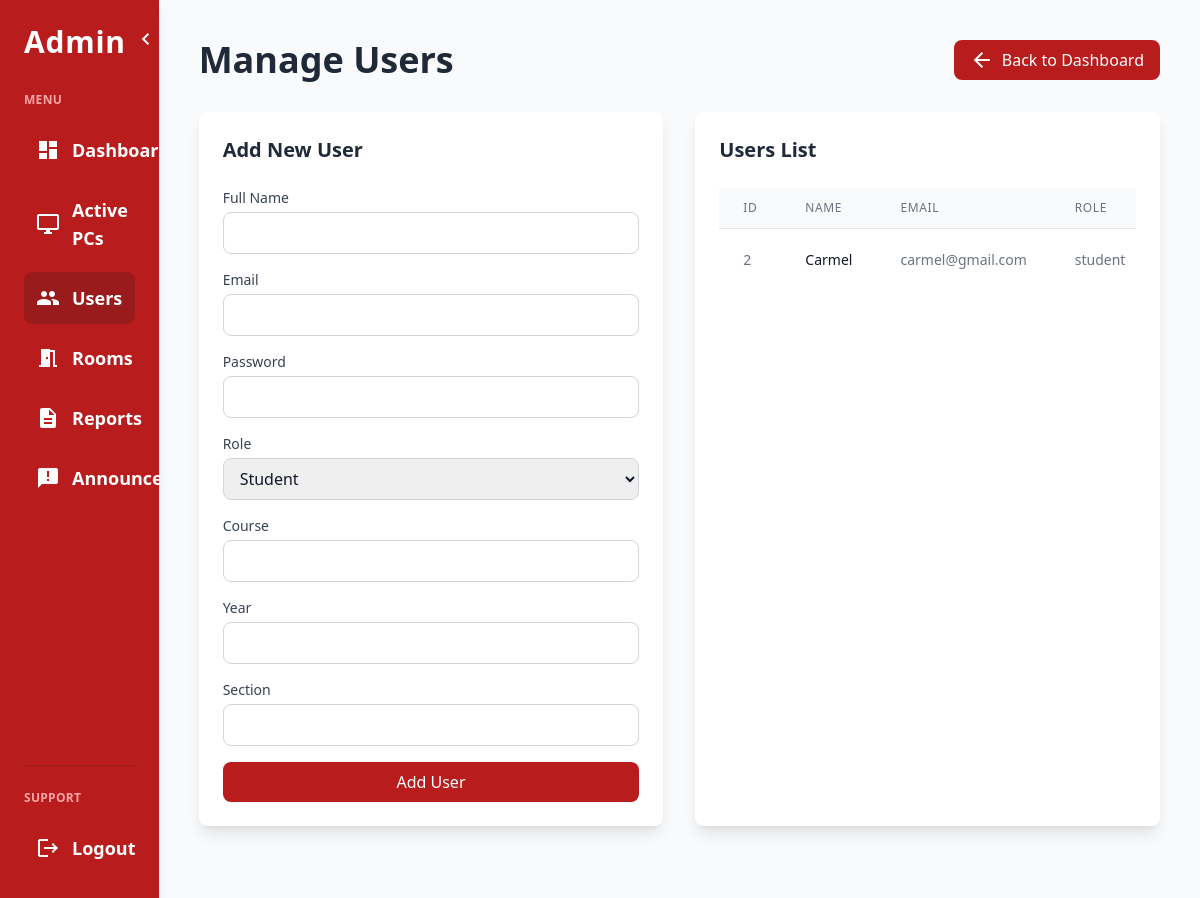
/admin/manage_users.php (signed in), run on the app's committed database.
### tables this page shows
CREATE TABLE `users` (
  `user_id` int(11) NOT NULL,
  `full_name` varchar(100) DEFAULT NULL,
  `email` varchar(100) DEFAULT NULL,
  `password` varchar(255) DEFAULT NULL,
  `role` enum('admin','student') DEFAULT 'student',
  `course` varchar(50) DEFAULT NULL,
  `year` varchar(50) DEFAULT NULL,
  `section` varchar(5) DEFAULT NULL
);

### admin/manage_users.php (the view, shortened to what this page needs)
<?php
require '../db/db.php';
$edit_user = null;
$result = $conn->query("SELECT * FROM users WHERE role != 'admin' ORDER BY user_id DESC");
?>
<!DOCTYPE html>
<html lang="en">
<head>
    <link href="https://cdn.jsdelivr.net/npm/tailwindcss@2.2.19/dist/tailwind.min.css" rel="stylesheet">
</head>
<body class="bg-gray-50 text-gray-900">
    <div class="flex h-screen overflow-hidden">
        <nav id="sidebar" class="sidebar w-64 bg-red-700 text-white p-6 flex flex-col overflow-y-auto shadow-lg">
            <div class="flex items-center mb-8">
                <h1 class="text-3xl font-extrabold tracking-wide">Admin</h1>
                <button id="toggleSidebar" class="ml-2 text-white focus:outline-none">
                    <span class="material-icons">chevron_left</span>
                </button>
            </div>
            <p class="text-xs font-semibold uppercase mb-4 tracking-wide text-red-300">Menu</p>
            <ul class="flex-grow space-y-2">
                <li>
                    <a href="dashboard.php" class="flex items-center p-3 rounded-lg hover:bg-red-600 transition-colors duration-200">
                        <span class="material-icons">dashboard</span>
                        <span class="font-semibold text-lg">Dashboard</span>
                    </a>
                </li>
                <li>
                    <a href="active_pcs.php" class="flex items-center p-3 rounded-lg hover:bg-red-600 transition-colors duration-200">
                        <span class="material-icons">desktop_windows</span>
                        <span class="font-semibold text-lg">Active PCs</span>
                    </a>
                </li>
                <li>
                    <a href="manage_users.php" class="flex items-center p-3 rounded-lg bg-red-800 hover:bg-red-600 transition-colors duration-200">
                        <span class="material-icons">people</span>
                        <span class="font-semibold text-lg">Users</span>
                    </a>
                </li>
                <li>
                    <a href="manage_rooms.php" class="flex items-center p-3 rounded-lg hover:bg-red-600 transition-colors duration-200">
                        <span class="material-icons">meeting_room</span>
                        <span class="font-semibold text-lg">Rooms</span>
                    </a>
                </li>
                <li>
                    <a href="maintenance_reports.php" class="flex items-center p-3 rounded-lg hover:bg-red-600 transition-colors duration-200">
                        <span class="material-icons">description</span>
                        <span class="font-semibold text-lg">Reports</span>
                    </a>
                </li>
                <li>
                    <a href="announcements.php" class="flex items-center p-3 rounded-lg hover:bg-red-600 transition-colors duration-200">
                        <span class="material-icons">announcement</span>
                        <span class="font-semibold text-lg">Announcements</span>
                    </a>
                </li>
            </ul>
            <div class="mt-auto pt-6 border-t border-red-800">
                <p class="text-xs font-semibold uppercase mb-4 tracking-wide text-red-300">Support</p>
                <ul>
                    <li>
                        <a href="../logout.php" class="flex items-center p-3 rounded-lg hover:bg-red-600 transition-colors duration-200">
                            <span class="material-icons">logout</span>
                            <span class="font-semibold text-lg">Logout</span>
                        </a>
                    </li>
                </ul>
            </div>
        </nav>
        <main class="flex-grow p-6 md:p-10 overflow-y-auto">
            <div class="flex justify-between items-center mb-8">
                <h2 class="text-4xl font-extrabold text-gray-800">Manage Users</h2>
                <a href="dashboard.php" class="inline-flex items-center px-4 py-2 bg-red-700 text-white rounded-lg hover:bg-red-800 transition-colors duration-200">
                    <span class="material-icons mr-2">arrow_back</span>
                    Back to Dashboard
                </a>
            </div>
            <div class="grid grid-cols-1 lg:grid-cols-2 gap-8 mb-8">
                <div class="bg-white rounded-lg shadow-lg p-6">
                    <h3 class="text-xl font-semibold text-gray-800 mb-6">
                        <?= $edit_user ? 'Edit User' : 'Add New User' ?>
                    </h3>
                    <form method="post" class="space-y-4">
                        <div>
                            <label class="block text-sm font-medium text-gray-700 mb-1">Full Name</label>
                            <input type="text" name="full_name" value="<?= $edit_user ? htmlspecialchars($edit_user['full_name']) : '' ?>" required
                                class="w-full px-3 py-2 border border-gray-300 rounded-lg focus:outline-none focus:ring-2 focus:ring-red-500 focus:border-transparent">
                        </div>
                        <div>
                            <label class="block text-sm font-medium text-gray-700 mb-1">Email</label>
                            <input type="email" name="email" value="<?= $edit_user ? htmlspecialchars($edit_user['email']) : '' ?>" required
                                class="w-full px-3 py-2 border border-gray-300 rounded-lg focus:outline-none focus:ring-2 focus:ring-red-500 focus:border-transparent">
                        </div>
                        <div>
                            <label class="block text-sm font-medium text-gray-700 mb-1">Password <?= $edit_user ? '(leave blank to keep current)' : '' ?></label>
                            <input type="password" name="password" <?= $edit_user ? '' : 'required' ?>
                                class="w-full px-3 py-2 border border-gray-300 rounded-lg focus:outline-none focus:ring-2 focus:ring-red-500 focus:border-transparent">
                        </div>
                        <div>
                            <label class="block text-sm font-medium text-gray-700 mb-1">Role</label>
                            <select name="role" required
                                class="w-full px-3 py-2 border border-gray-300 rounded-lg focus:outline-none focus:ring-2 focus:ring-red-500 focus:border-transparent">
                                <option value="student" <?= $edit_user && $edit_user['role'] === 'student' ? 'selected' : '' ?>>Student</option>
                            </select>
                        </div>
                        <div>
                            <label class="block text-sm font-medium text-gray-700 mb-1">Course</label>
                            <input type="text" name="course" value="<?= $edit_user ? htmlspecialchars($edit_user['course']) : '' ?>"
                                class="w-full px-3 py-2 border border-gray-300 rounded-lg focus:outline-none focus:ring-2 focus:ring-red-500 focus:border-transparent">
                        </div>
                        <div>
                            <label class="block text-sm font-medium text-gray-700 mb-1">Year</label>
                            <input type="text" name="year" value="<?= $edit_user ? htmlspecialchars($edit_user['year']) : '' ?>"
                                class="w-full px-3 py-2 border border-gray-300 rounded-lg focus:outline-none focus:ring-2 focus:ring-red-500 focus:border-transparent">
                        </div>
                        <div>
                            <label class="block text-sm font-medium text-gray-700 mb-1">Section</label>
                            <input type="text" name="section" value="<?= $edit_user ? htmlspecialchars($edit_user['section']) : '' ?>"
                                class="w-full px-3 py-2 border border-gray-300 rounded-lg focus:outline-none focus:ring-2 focus:ring-red-500 focus:border-transparent">
                        </div>
                        <div class="flex space-x-4">
                            <button type="submit" name="<?= $edit_user ? 'edit_user' : 'add_user' ?>"
                                class="flex-1 bg-red-700 text-white py-2 px-4 rounded-lg hover:bg-red-800 focus:outline-none focus:ring-2 focus:ring-red-500 focus:ring-offset-2 transition-colors duration-200">
                                <?= $edit_user ? 'Update User' : 'Add User' ?>
                            </button>
                        </div>
                    </form>
                </div>
                <div class="bg-white rounded-lg shadow-lg overflow-hidden">
                    <div class="p-6">
                        <h3 class="text-xl font-semibold text-gray-800 mb-6">Users List</h3>
                        <div class="overflow-x-auto">
                            <table class="min-w-full divide-y divide-gray-200">
                                <thead class="bg-gray-50">
                                    <tr>
                                        <th class="px-6 py-3 text-left text-xs font-medium text-gray-500 uppercase tracking-wider">ID</th>
                                        <th class="px-6 py-3 text-left text-xs font-medium text-gray-500 uppercase tracking-wider">Name</th>
                                        <th class="px-6 py-3 text-left text-xs font-medium text-gray-500 uppercase tracking-wider">Email</th>
                                        <th class="px-6 py-3 text-left text-xs font-medium text-gray-500 uppercase tracking-wider">Role</th>
                                    </tr>
                                </thead>
                                <tbody class="bg-white divide-y divide-gray-200">
                                    <?php while ($row = $result->fetch_assoc()): ?>
                                        <tr class="hover:bg-gray-50">
                                            <td class="px-6 py-4 whitespace-nowrap text-sm text-gray-500"><?= $row['user_id'] ?></td>
                                            <td class="px-6 py-4 whitespace-nowrap text-sm font-medium text-gray-900"><?= htmlspecialchars($row['full_name']) ?></td>
                                            <td class="px-6 py-4 whitespace-nowrap text-sm text-gray-500"><?= htmlspecialchars($row['email']) ?></td>
                                            <td class="px-6 py-4 whitespace-nowrap text-sm text-gray-500"><?= $row['role'] ?></td>
                                        </tr>
                                    <?php endwhile; ?>
                                </tbody>
                            </table>
                        </div>
                    </div>
                </div>
            </div>
        </main>
    </div>
</body>
</html>

### admin/manage_users.php (style rules this page uses)
nav a span.material-icons { margin-right: 12px; font-size: 24px; vertical-align: middle; }
.sidebar { transition: width 0.3s; }

### data on the page
users: user_id "2", full_name "Carmel", email "carmel@gmail.com", role "student"
